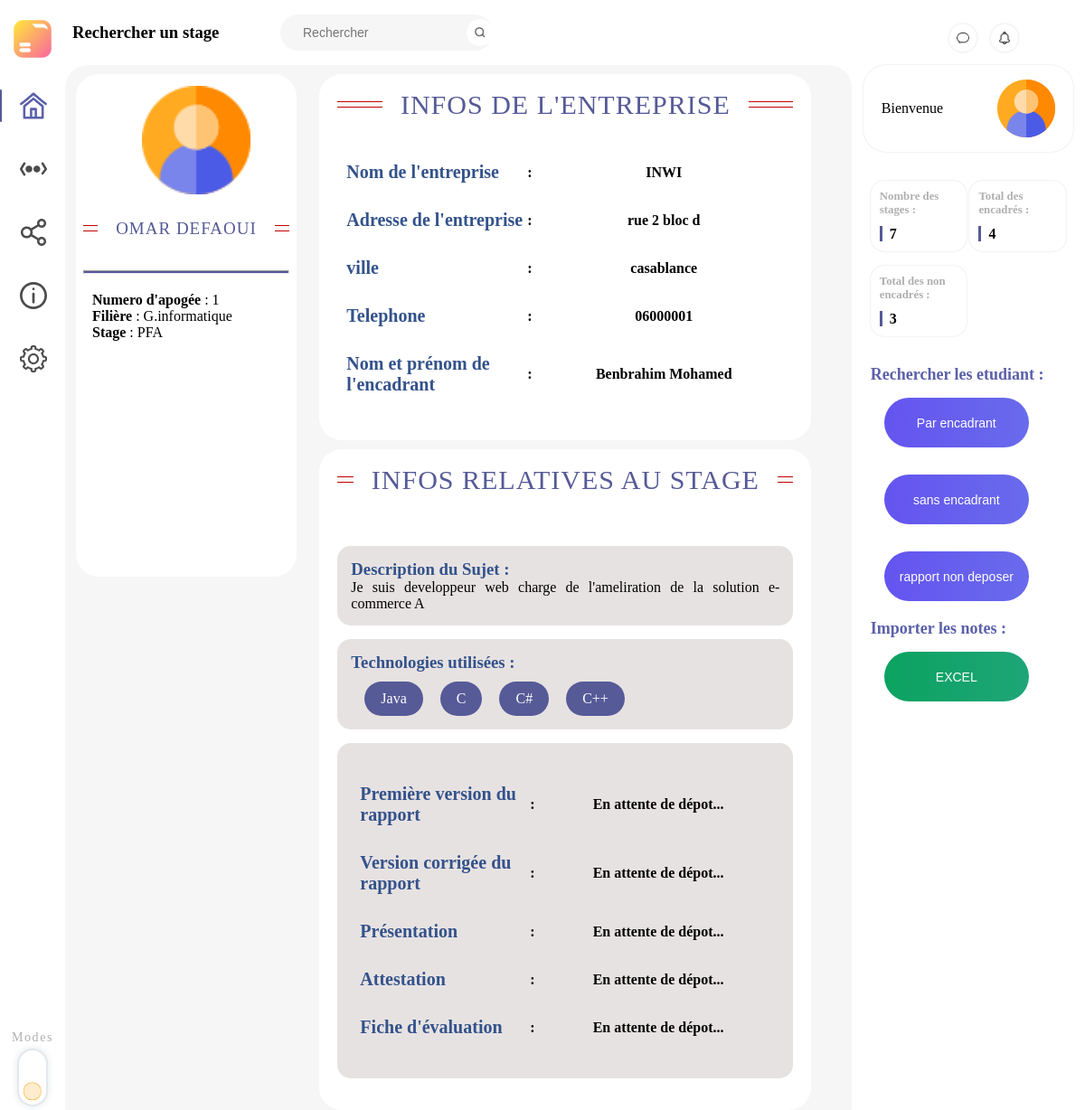
/admin/visualiser_stage.php?id_stage=1, run on the app's committed database.
### tables this page shows
CREATE TABLE `etudiant` (
  `id_etudiant` int(15) NOT NULL,
  `prenom` varchar(30) NOT NULL,
  `nom` varchar(30) NOT NULL,
  `email` varchar(50) NOT NULL,
  `code` varchar(25) NOT NULL,
  `photo` varchar(80) DEFAULT NULL,
  `Filière` varchar(25) NOT NULL
);

CREATE TABLE `entreprise` (
  `id_entreprise` int(20) NOT NULL,
  `nom_entreprise` varchar(30) NOT NULL,
  `adresse` varchar(30) DEFAULT NULL,
  `ville` varchar(30) DEFAULT NULL,
  `tel` varchar(30) DEFAULT NULL
);

CREATE TABLE `stage` (
  `id_stage` int(15) NOT NULL,
  `intitule_sujet` varchar(30) DEFAULT NULL,
  `description_sujet` varchar(300) DEFAULT NULL,
  `technologies` varchar(90) DEFAULT NULL,
  `premiere_version` varchar(200) DEFAULT NULL,
  `version_corrige` varchar(200) DEFAULT NULL,
  `presentation` varchar(200) DEFAULT NULL,
  `attestation_stage` varchar(200) DEFAULT NULL,
  `fiche_evalution` varchar(200) DEFAULT NULL,
  `nom_encadrant` varchar(200) DEFAULT NULL,
  `prenom_encardrant` varchar(30) DEFAULT NULL,
  `note` int(10) DEFAULT NULL,
  `est_valide` tinyint(1) DEFAULT 0,
  `type` varchar(10) DEFAULT NULL,
  `id_enseignant` int(20) DEFAULT NULL,
  `id_entreprise` int(20) DEFAULT NULL,
  `id_etudiant` int(20) DEFAULT NULL,
  `duree` int(3) DEFAULT NULL,
  `nom_binome` varchar(20) DEFAULT NULL,
  `prenom_binome` varchar(20) DEFAULT NULL,
  `photo_binome` varchar(80) DEFAULT NULL,
  `creation_date` date DEFAULT NULL
);

### admin/visualiser_stage.php (the view, shortened to what this page needs)
<?php
if(isset($_SESSION["id"])){
    include("connexion.php");
    if(isset($_GET['id_stage'])){
     $id_stage = $_GET['id_stage'];
     $requetteStage = "SELECT * FROM stage WHERE id_stage = $id_stage";
     $resultatStage = mysqli_query($link, $requetteStage);
     $dataStage = mysqli_fetch_assoc($resultatStage);
     $id_stage = $dataStage['id_stage'];
     $description_sujet = $dataStage['description_sujet'];
     $technologies = $dataStage['technologies'];
     $techs = explode(",",$technologies);
     $premiere_version = $dataStage['premiere_version'];
     $version_corrige = $dataStage['version_corrige'];
     $presentation = $dataStage['presentation'];
     $attestation_stage = $dataStage['attestation_stage'];
     $fiche_evalution = $dataStage['fiche_evalution'];
     $nom_encadrant = $dataStage['nom_encadrant'];
     $prenom_encardrant = $dataStage['prenom_encardrant'];
     $id_entreprise = $dataStage['id_entreprise'];
    $requettestudent= "SELECT *from etudiant where id_etudiant in(select id_etudiant from stage where id_stage=$id_stage) ";
    $resultatstudent = mysqli_query($link,$requettestudent);
    $datastudent = mysqli_fetch_assoc($resultatstudent);
    $nom_etudiant = $datastudent['nom'];
    $prenom_etudiant = $datastudent['prenom'];
    $id_student = $datastudent['id_etudiant'];
         $requetteEntreprise = "SELECT * FROM entreprise WHERE id_entreprise = $id_entreprise and id_entreprise is not null";
         $resultatEntreprise = mysqli_query($link, $requetteEntreprise);
         $dataEntreprise = mysqli_fetch_assoc($resultatEntreprise);
             $nom_entreprise = $dataEntreprise['nom_entreprise'];
             $adresse_entreprise = $dataEntreprise['adresse'];
             $ville_entreprise = $dataEntreprise['ville'];
             $tel_entreprise = $dataEntreprise['tel'];
             $compteur = "select * from stage";
             $compt1 = mysqli_query($link,$compteur);
             $n1=mysqli_num_rows($compt1);
             $compteur2 = "select * from stage where id_enseignant is null";
             $compt2 = mysqli_query($link,$compteur2);
             $n2=mysqli_num_rows($compt2);
    }}
     else{
         header("location:login.php");
     }
     ?>
<!DOCTYPE html>
<html lang="en">
<head>
    <link rel="stylesheet" href="css/style_accueil_nav.css">
    <link rel="stylesheet" href="css/style_visualiser_stage.css">
    <link rel="stylesheet" href="css/right_section.css">
    <link rel="stylesheet" href="../main_style1.css">
    <link rel="stylesheet" href="css/style_right_side_admin.css">
</head>
<body>
    <nav>
        <div id="logo_container">
            <img src="../assets/local_assets/images/logo.png" alt="Logo" id="logo">
        </div>
        <div id="nav_center">
            <div id="titre">
            <h3>Rechercher un stage</h3>
        </div>
            <div id="search_bar">
                <input type="text" name="search" placeholder="Rechercher">
                <img src="../assets/local_assets/images/search.png" alt="search" class="rounded_icon_light">
            </div>
        </div>
            <div id="nav_right">
            <img src="../assets/local_assets/images/chat.png" alt="chat" class="rounded_icon_dark">
            <img src="../assets/local_assets/images/notification.png" alt="notifications" class="rounded_icon_dark">
        </div>
    </nav>
    <div id="content">
        <aside id="left_side">
            <div id="left_navition">
                <li><a href=accueil_admin.php" class="nav_active">
                        <div></div><img src="../assets/local_assets/svg/home.svg" alt="">
                    </a></li>
                <li><a href="#">
                        <div></div><img src="../assets/local_assets/svg/more.svg" alt="">
                    </a></li>
                <li><a href="#">
                        <div></div><img src="../assets/local_assets/svg/share.svg" alt="">
                    </a></li>
                <li><a href="#">
                        <div></div><img src="../assets/local_assets/svg/about.svg" alt="">
                    </a></li>
                <li><a href="#">
                        <div></div><img src="../assets/local_assets/svg/settings.svg" alt="">
                    </a></li>
            </div>
            <div id="modes">
                <p>Modes</p>
                <div id="mode_toggle">
                    <label>
                        <div class='toggle-slot'>
                            <div class='sun-icon-wrapper'>
                                <div class="iconify sun-icon" data-icon="feather-sun" data-inline="false"></div>
                            </div>
                            <div class='toggle-button'></div>
                        </div>
                    </label>
                </div>
            </div>
        </aside>
        <main>
                <div class="etudiant">
                    <div class="seven1">
                    <img src="../assets/local_assets/images/user_icon.png" alt="user_icon" class="user_icon">
                    <h2 style="font-family: 'Raleway';"><?php echo $prenom_etudiant.' '. $nom_etudiant ?> </h2>
                    </div>
                 <div class=center>
                 <hr class='n'>
                 <div class='infor'>
                     <p> <strong> Numero d'apogée</strong> : <?php echo $id_student ?></p>
                     <p> <strong>Filière </strong>: G.informatique</p>
                     <p> <strong> Stage</strong> : PFA</p>
                    </div>
                 </div>
                </div>
                <div class="lefty">
                <div class="entreprise">
                <div class="seven">
                    <h2>Infos de l'entreprise</h2>
                    </div>
                    <table>
                        <tr>
                            <th class="cont">Nom de l'entreprise </th>
                            <th>:</th>
                            <th class="conte"><?php echo $nom_entreprise ?> </th>
                        </tr>
                        <tr>
                            <th class="cont">Adresse de l'entreprise </th>
                            <th>:</th>
                            <th class="conte"><?php echo $adresse_entreprise ?></th>
                        </tr>
                        <tr>
                            <th class="cont">ville </th>
                            <th>:</th>
                            <th class="conte"><?php echo $ville_entreprise ?></th>
                        </tr>
                        <tr>
                            <th class="cont">Telephone</th>
                            <th>:</th>
                            <th class="conte"><?php echo $tel_entreprise ?></th>
                        </tr>
                        <tr>
                            <th class="cont">Nom et prénom de l'encadrant</th>
                            <th>:</th>
                            <th class="conte"><?php echo $nom_encadrant.' '. $prenom_encardrant ?></th>
                        </tr>
                    </table>
                </div>
                <div class="stage">
                    <div class="seven">
                    <h2>Infos relatives au stage</h2>
                    </div>
                    <Div class="description">
                    <h3 class='titles'>Description du Sujet : </h3>
                    <p style=" text-align:justify;"><?php echo $description_sujet ?></p>
                    </Div>
                    <div class="description1">
                        <h3 class="titles">Technologies utilisées :</h3>
                           <?php
                           foreach($techs as $tech){ echo " <div class='techs'> ".$tech." </div>";
                           }
                            ?>
                    </div>
                    <div class="description1">
                    <table>
                        <form action="" method="POST">
                        <tr>
                            <th class="cont">Première version du rapport</th>
                            <th>:</th>
                            <?php
                                $check ="select premiere_version from stage where id_stage='$id_stage'";
                                $check_result = mysqli_query($link,$check);
                                $check_values=mysqli_fetch_assoc($check_result);
                                    if($check_values && $check_values["premiere_version"]!=null) {
                                        echo "<th class='conte'><button type='submit' name='first' class='button1'><a href='../assets/local_assets/test/$premiere_version' download>Télécharger</button></th>";}
                                    else echo"<th>En attente de dépot...</th>";
                                ?>
                        </tr>
                        <tr>
                            <th class="cont">Version corrigée du rapport</th>
                            <th>:</th>
                            <?php
                                $check ="select version_corrige from stage where id_stage='$id_stage'";
                                $check_result = mysqli_query($link,$check);
                                $check_values=mysqli_fetch_assoc($check_result);
                                    if($check_values && $check_values["version_corrige"]!=null) {
                                        echo "<th class='conte'> <button type='submit' name='second' class='button1'><a href='../assets/local_assets/test/$version_corrige' download>Télécharger </button></th>";}
                                    else echo"<th>En attente de dépot...</th>";
                                ?>
                        </tr>
                        <tr>
                            <th class="cont">Présentation</th>
                            <th>:</th>
                            <?php
                                $check ="select presentation from stage where id_stage='$id_stage'";
                                $check_result = mysqli_query($link,$check);
                                $check_values=mysqli_fetch_assoc($check_result);
                                    if($check_values && $check_values["presentation"]!=null) {
                                        echo "<th class='conte'> <button type='submit' name='third' class='button1'><a href='../assets/local_assets/test/$presentation' download>Télécharger </button></th>";}
                                    else echo"<th>En attente de dépot...</th>";
                                ?>
                        </tr>
                        <tr>
                            <th class="cont">Attestation</th>
                            <th>:</th>
                            <?php
                                $check ="select attestation_stage from stage where id_stage='$id_stage'";
                                $check_result = mysqli_query($link,$check);
                                $check_values=mysqli_fetch_assoc($check_result);
                                    if($check_values && $check_values["attestation_stage"]!=null) {
                                        echo "<th class='conte'> <button type='submit' name='fourth' class='button1'><a href='../assets/local_assets/test/$attestation_stage' download>Télécharger </button></th>";}
                                    else echo"<th>En attente de dépot...</th>";
                                ?>
                        </tr>
                        <tr>
                            <th class="cont">Fiche d'évaluation</th>
                            <th>:</th>
                            <?php
                                $check ="select fiche_evalution from stage where id_stage='$id_stage'";
                                $check_result = mysqli_query($link,$check);
                                $check_values=mysqli_fetch_assoc($check_result);
                                    if($check_values && $check_values["fiche_evalution"]!=null) {
                                        echo "<th class='conte'> <button type='submit' name='fourth' class='button1'><a href='../assets/local_assets/test/$fiche_evalution' download>Télécharger </button></th>";}
                                    else echo"<th>En attente de dépot...</th>";
                                ?>
                        </tr>
                        </form>
                    </table>
                    </div>
                </div>
            </div>
        </main>
        <aside id="right_side">
            <div id="hello_container">
                <p>Bienvenue</p>
                <img src="../assets/local_assets/images/user_icon.png" alt="user_icon">
            </div>
            <div id="right_container">
                <div id="overview_container">
                    <div class="overview">
                        <p class="overview_name">Nombre des stages :</p>
                        <b class="overview_data"><?php echo $n1?></b>
                    </div>
                    <div class="overview">
                        <p class="overview_name">Total des encadrés :</p>
                        <b class="overview_data"><?php echo ($n1-$n2)?></b>
                    </div>
                    <div class="overview">
                        <p class="overview_name">Total des non encadrés :</p>
                        <b class="overview_data"><?php echo $n2?></b>
                    </div>
                </div>
                <div id="activity_container">
                    <div class="links">
                        <p class="titre">Rechercher les etudiant  :</p>
                        <a href="recherche par encadrant.php"><button class="bn632-hover bn23" class='b_rechercher'>Par encadrant</button></a>
                        <a href="recherche_etudiant_sans_encadrant.php"><button class="bn632-hover bn23" class='b_rechercher'>sans encadrant</button></a>
                        <a href="recherche_rapport_non_deposer.php"><button class="bn632-hover bn23" class='b_rechercher'>rapport non deposer</button></a>
                    </div>
                    <div class="exel">
                        <p class="titre">Importer les notes :</p>
                        <a href="csv.php"><button class="bn632-hover bn22">EXCEL</button></a>
                    </div>
                </div>
            </div>
        </aside>
    </div>
</body>
</html>

### data on the page
etudiant: prenom "OMAR", nom "DEFAOUI", id_etudiant "1"
entreprise: nom_entreprise "INWI", adresse "rue 2 bloc d", ville "casablance", tel "06000001"
stage: nom_encadrant "Benbrahim", prenom_encardrant "Mohamed", description_sujet "Je suis developpeur web charge de l'ameliration de la solution e-commerce A", technologies "Java", technologies "C", technologies "C#", technologies "C++"

### other printed values
$n1 "7"
$n1-$n2 "4"
$n2 "3"
